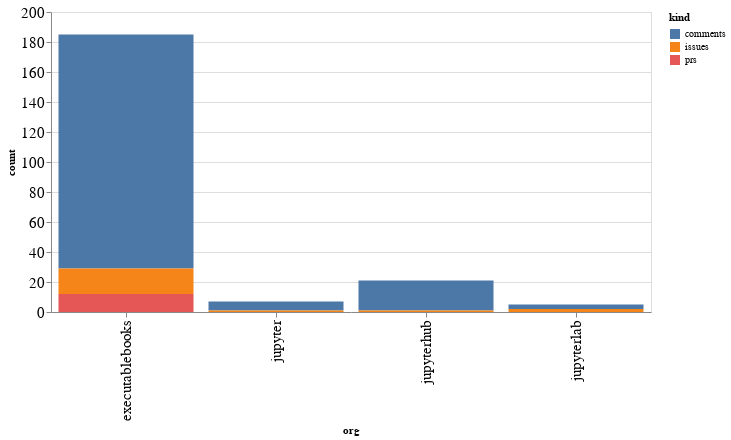

Notebook cell for this chart:
### Code cell
alt.Chart(org_summaries, width=600).mark_bar().encode(
    x='org',
    y='count',
    color='kind',
    tooltip="org"
)

### Figure 1 — Vega-Lite specification as saved in the notebook (floating-point values rounded to 4 significant figures)
{"config": {"axisLeft": {"labelFontSize": 15}, "axisBottom": {"labelFontSize": 15}}, "data": {"name": "data-1cdcd95a72c84590ca5d3c5596cfe102"}, "mark": "bar", "encoding": {"color": {"type": "nominal", "field": "kind"}, "tooltip": {"type": "nominal", "field": "org"}, "x": {"type": "nominal", "field": "org"}, "y": {"type": "quantitative", "field": "count"}}, "width": 600, "$schema": "https://vega.github.io/schema/vega-lite/v4.8.1.json", "datasets": {"data-1cdcd95a72c84590ca5d3c5596cfe102": [{"org": "executablebooks", "kind": "comments", "count": 156}, {"org": "executablebooks", "kind": "issues", "count": 17}, {"org": "executablebooks", "kind": "prs", "count": 12}, {"org": "jupyter", "kind": "comments", "count": 6}, {"org": "jupyter", "kind": "issues", "count": 1}, {"org": "jupyterhub", "kind": "comments", "count": 20}, {"org": "jupyterhub", "kind": "issues", "count": 1}, {"org": "jupyterlab", "kind": "comments", "count": 3}, {"org": "jupyterlab", "kind": "issues", "count": 2}]}}
